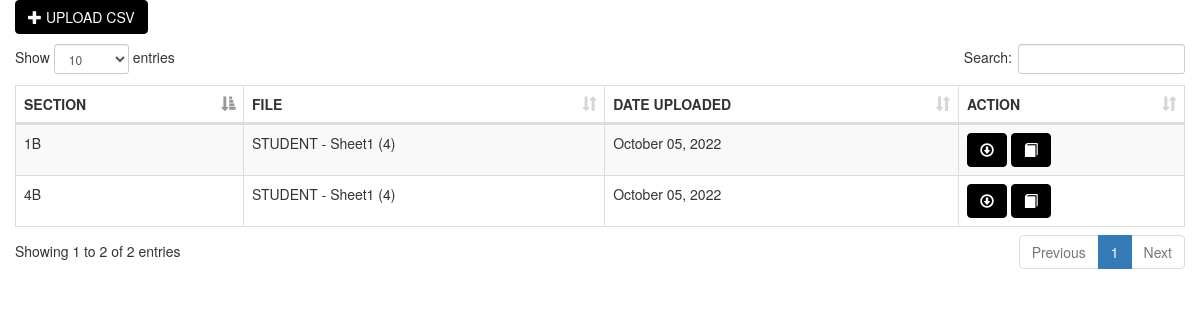
Screenshot of /USER/data/index.php with the database file from the repository.
### tables this page shows
CREATE TABLE `check_stud_file` (
  `id` int(11) NOT NULL,
  `file_id` int(50) NOT NULL
);

CREATE TABLE `file` (
  `file_id` int(11) NOT NULL,
  `name` varchar(200) NOT NULL,
  `file` varchar(500) NOT NULL,
  `section` varchar(250) NOT NULL,
  `date_uploaded` date NOT NULL
);

### USER/data/index.php (the view, shortened to what this page needs)
<!DOCTYPE html>
<html>
<head>
	<link rel="stylesheet" type="text/css" href="bootstrap/css/bootstrap.min.css">
	<link rel="stylesheet" type="text/css" href="datatable/dataTable.bootstrap.min.css">
</head>
<body>
<div class="container">
	<div class="row">
		<div class="col-sm-12">
			<div class="row">
				<a href="#addnew" data-toggle="modal" class="btn btn-primary" style="background-color:black; border-color:black;"><span class="glyphicon glyphicon-plus"></span> UPLOAD CSV</a>
			</div>
			<div class="height10">
			</div>
			<div class="row">
				<table id="myTable" class="table table-bordered table-striped">
					<thead>
						<th>SECTION</th>
						<th>FILE</th>
						<th>DATE UPLOADED</th>
						<th>ACTION</th>
					</thead>
					<tbody>
						<?php
							include_once('../../connection/connection.php');
							$sql = "SELECT *, file.file_id as rfile, check_stud_file.file_id as tfile FROM file left join check_stud_file ON file.file_id = check_stud_file.file_id";
							$query = $conn->query($sql);
							while($row = $query->fetch_assoc()){
								$name = explode('/', $row['file']);
								echo
								"<tr>
									<td>".$row['section']."</td>
									<td>".$row['name']."</td>
									<td>".date('F d, Y', strtotime($row['date_uploaded']))."</td>
									<td>";
                                     if(empty($row['tfile'])){
									   echo"
										<a href='download.php?file=".$name[1]."' class='btn btn-primary' style='background-color:black; border-color:black;'><span class='glyphicon glyphicon-download'></span></a>
										<a href='view_csv.php?csv=".$row['file']."' class='btn btn-primary' style='background-color:black; border-color:black;'><span class='glyphicon glyphicon-book'></span></a>
										<a href='#edit_".$row['rfile']."' class='btn btn-primary' data-toggle='modal' style='background-color:black; border-color:black;'><span class='glyphicon glyphicon-upload'></span></a>
										";
									}else{
										echo"
										<a href='download.php?file=".$name[1]."' class='btn btn-primary' style='background-color:black; border-color:black;'><span class='glyphicon glyphicon-download'></span></a>
										<a href='edit_csv.php?file_id=".$row['rfile']."' class='btn btn-primary' style='background-color:black; border-color:black;'><span class='glyphicon glyphicon-book'></span></a>
										";
									}
									echo" </td>
								</tr>";
							}
						?>
					</tbody>
				</table>
			</div>
		</div>
	</div>
</div>
</body>
</html>

### USER/data/index.php (style rules this page uses)
.height10 { height:10px; }

### rows the page displays
check_stud_file: file.section "1B", file.name "STUDENT - Sheet1 (4)", file.date_uploaded "October 05, 2022"
check_stud_file: file.section "4B", file.name "STUDENT - Sheet1 (4)", file.date_uploaded "October 05, 2022"
